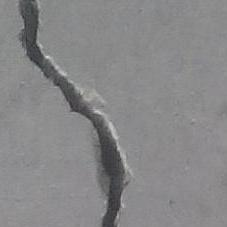
#> input picture 00007.jpg, 227 x 227 px
$ python surface_crack_img.py
#> lines starting #> are read from the running program, lines starting #| are printed output that depends on the picture; after the words box and inside, x2 and y2 are one past the last pixel; in counts of white or black regions, pixels touching at a corner belong together
#here i calculate the crack-surface area with the contourArea function (not saved in a dataframe)

import cv2

img = cv2.imread('00007.jpg')
#> img is the input picture: shape (227, 227, 3); mean B, G, R 136.1, 135.1, 135.4
imgray = cv2.cvtColor(img, cv2.COLOR_BGR2GRAY)

ret, thresh = cv2.threshold(imgray, 111, 255, cv2.THRESH_BINARY)
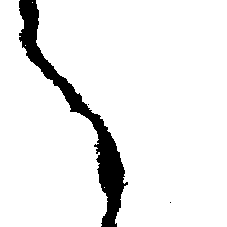
#> thresh: shape (227, 227); 92.5% white; 3 black regions (2 under 20 px)
contours, hierachy = cv2.findContours(thresh, cv2.RETR_TREE, cv2.CHAIN_APPROX_SIMPLE)
#> contours = 7 contours, 5 with area under 20; largest, box (x1, y1, x2, y2) and area: (36, 0, 227, 227) 31719, (0, 0, 108, 227) 15222

areas = []
for contour in contours:
    area = cv2.contourArea(contour)
    areas.append(area)
    print('area -> ', area)
#> this loop made 7 passes
#> area on passes 4, 7: 31719, 15222.5
#| area ->  0.0
#| area ->  0.0
#| area ->  0.0
#| area ->  31719.0
#| area ->  2.0
#| area ->  2.0
#| area ->  15222.5
#> after the loop, areas = [0, 0, 0, 31719, 2, 2, 15222.5]

$ run again, with 00003.jpg copied over 00007.jpg
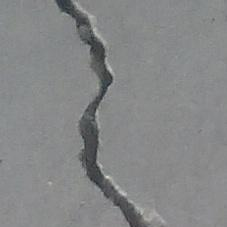
#> input picture 00003.jpg, 227 x 227 px
#> img is the input picture: shape (227, 227, 3); mean B, G, R 135.5, 134.9, 133.6
#> `ret, thresh = cv2.threshold(imgray, 111, 255, cv2.THRESH_BINARY)`:
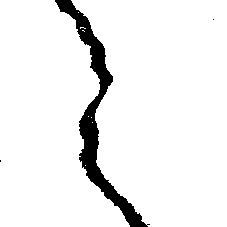
#> thresh: shape (227, 227); 93.5% white; 3 black regions (2 under 20 px)
#> contours = 11 contours, 9 with area under 20; largest, box (x1, y1, x2, y2) and area: (71, 0, 227, 227) 27450, (0, 0, 130, 227) 20052
#> the loop `for contour in contours:` made 11 passes
#> area on passes 8, 11: 27450, 20052
#> (printed output is left out)
#> after the loop `for contour in contours:`: areas = [0, 0, 0, 0, 0, 0.5, 0, 27450, 6, 2, 20052]

$ run again, with 00293.jpg copied over 00007.jpg
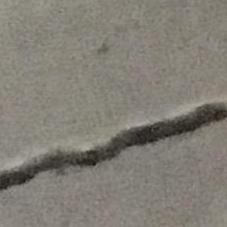
#> input picture 00293.jpg, 227 x 227 px
#> img is the input picture: shape (227, 227, 3); mean B, G, R 117.5, 126.3, 130.2
#> `ret, thresh = cv2.threshold(imgray, 111, 255, cv2.THRESH_BINARY)`:
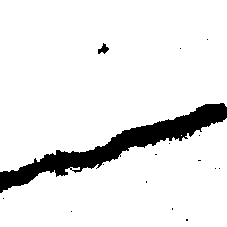
#> thresh: shape (227, 227); 91.3% white; 16 black regions (14 under 20 px)
#> contours = 21 contours, 18 with area under 20; largest, box (x1, y1, x2, y2) and area: (0, 0, 227, 172) 30786, (0, 118, 227, 227) 15648, (97, 42, 110, 55) 80
#> the loop `for contour in contours:` made 21 passes
#> area on passes 2, 18, 20: 15648, 30786.5, 80
#> (printed output is left out)
#> after the loop `for contour in contours:`: areas = [0, 15648, 7, 2, 4, 2, 4, 2, 2, 2, 7, 2, 6, 4, 4, 2, 2, 30786.5, 2, 80, 2]
